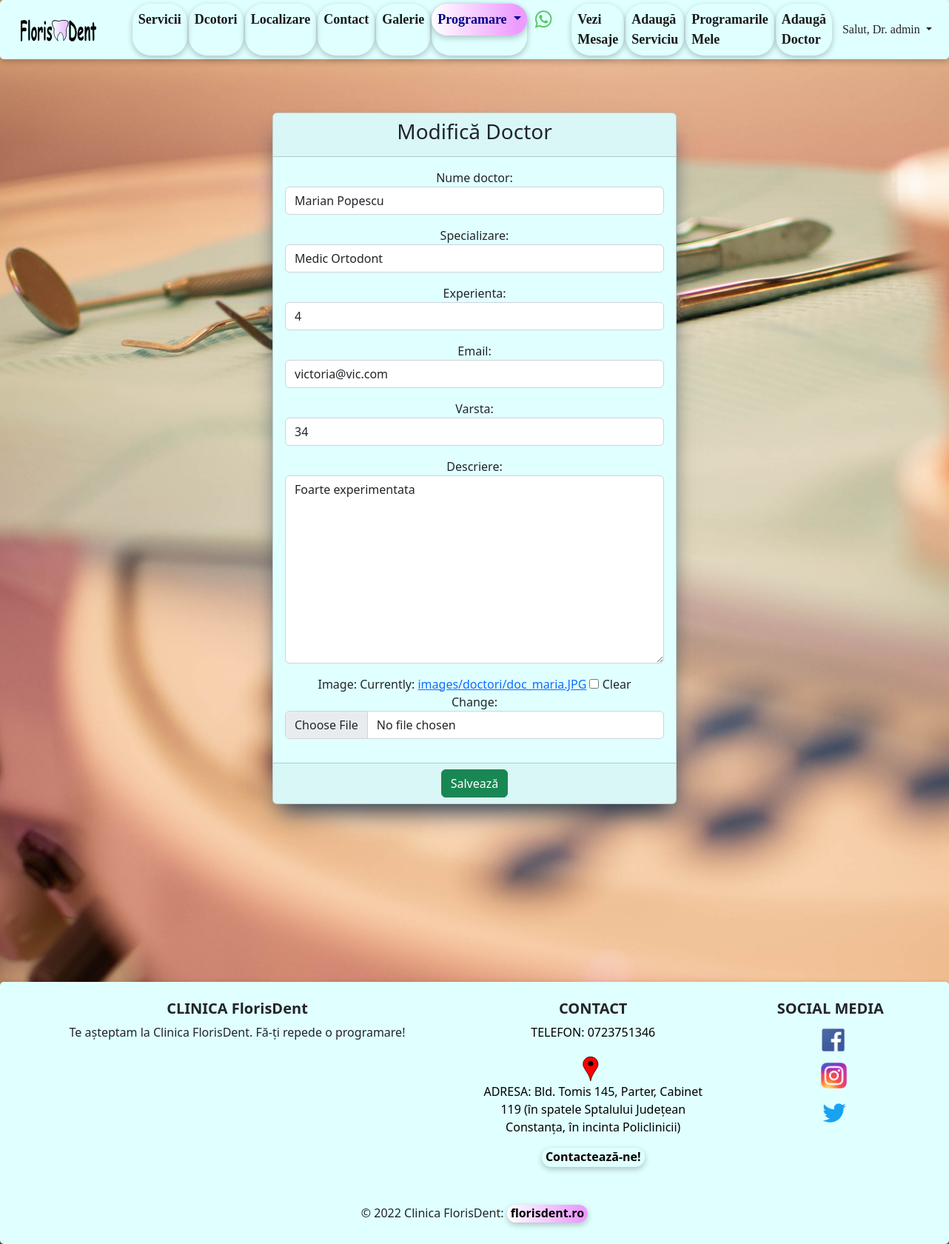
The page /update_doctori/13/ (signed in) on the database as committed earlier.
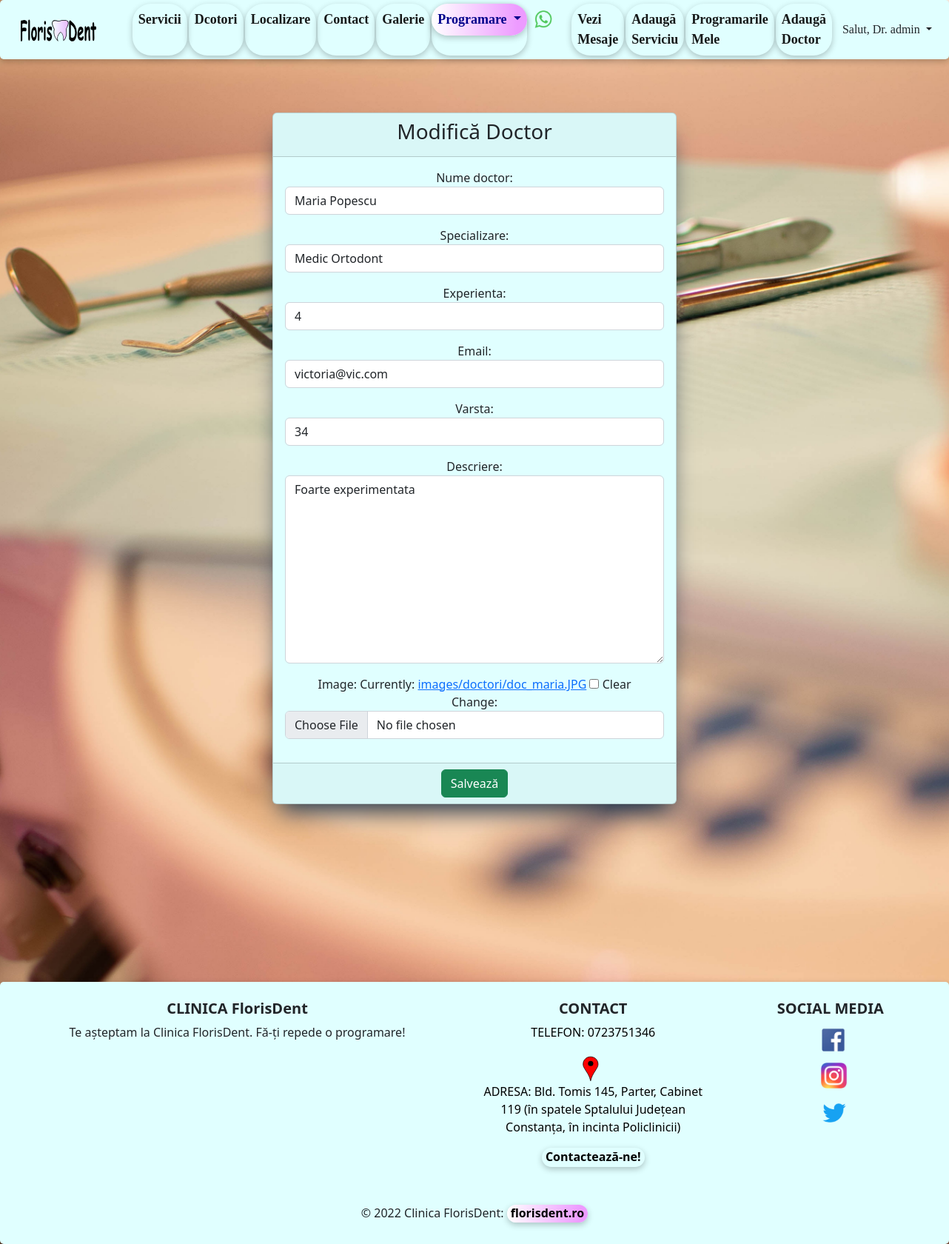
The same page on the database as committed later.
### doctori/models.py (models this page shows, shortened)
class Doctor(models.Model):
    nume_doctor = models.CharField(max_length=40)
    specializare = models.CharField(max_length=50)
    experienta = models.IntegerField()
    email = models.EmailField(blank=True, max_length=50)
    descriere = models.TextField(blank=True, max_length=300)
    varsta = models.IntegerField()
    image = models.ImageField(upload_to='images/doctori/', null=True, blank=True)
    active = models.BooleanField(default=True)
    created_at = models.DateTimeField(default=datetime.now)
    updated_at = models.DateTimeField(auto_now=True)

### doctori/views.py (the view)
# urls.py: path('update_doctori/<int:pk>/', views.DoctoriUpdateView.as_view(), name='update-doctori'),
class DoctoriUpdateView(LoginRequiredMixin, UpdateView):
    template_name = 'doctori/update_doctori.html'
    model = Doctor
    form_class = DoctorForm
    success_url = reverse_lazy('list-of-doctori')

### doctori/forms.py
class DoctorForm(forms.ModelForm):
    class Meta:
        model = Doctor
        fields = ['nume_doctor', 'specializare', 'experienta', 'email', 'varsta', 'descriere', 'image']
        widgets = {
            'nume_doctor': TextInput(attrs={'placeholder': 'Introduceti numele complet', 'class': 'form-control'}),
            'specializare': TextInput(
                attrs={'placeholder': 'Introduceti specializarea dumneavoastra', 'class': 'form-control'}),
            'experienta': TextInput(
                attrs={'placeholder': 'Introduceti experienta in domeniul (ani)', 'class': 'form-control',
                       'type': 'number'}),
            'email': EmailInput(attrs={'placeholder': 'Introduceti adresa de email...', 'class': 'form-control'}),
            'varsta': TextInput(attrs={'placeholder': 'Introduceti varsta', 'class': 'form-control', 'type': 'number'}),
            'descriere': Textarea(
                attrs={'placeholder': 'Scrieti cateva cuvinte despre dumneavoastra', 'class': 'form-control'}),
        }
    def __init__(self, *args, **kwargs):
        super().__init__(*args, **kwargs)
        self.fields['image'].widget.attrs['class'] = 'form-control'

### templates/doctori/update_doctori.html (shortened to what this page needs)
{% extends 'base.html' %}
{% block content %}
    <div class="container text-center">
        <div class="row">
            <div class="col-md-6 offset-md-3">
                <div class="card" style="box-shadow: rgb(38, 57, 77) 0px 20px 30px -10px; background-color: lightcyan">
                    <div class="card-header">
                        <h3 class="text-center">Modifică Doctor</h3>
                    </div>
                    <form method="post" enctype="multipart/form-data">
                        <div class="card-body">
                            {{ form.as_p }}
                        </div>
                        <div class="card-footer text-center">
                            <button type="submit" class="btn btn-success">Salvează</button>
                        </div>
                    </form>
                </div>
                <br><br>
            </div>
        </div>
    </div>
{% endblock %}

Rows that differ between the two databases and show on the page:
changed Doctor "Medic Ortodont": nume_doctor "Marian Popescu" → "Maria Popescu"
